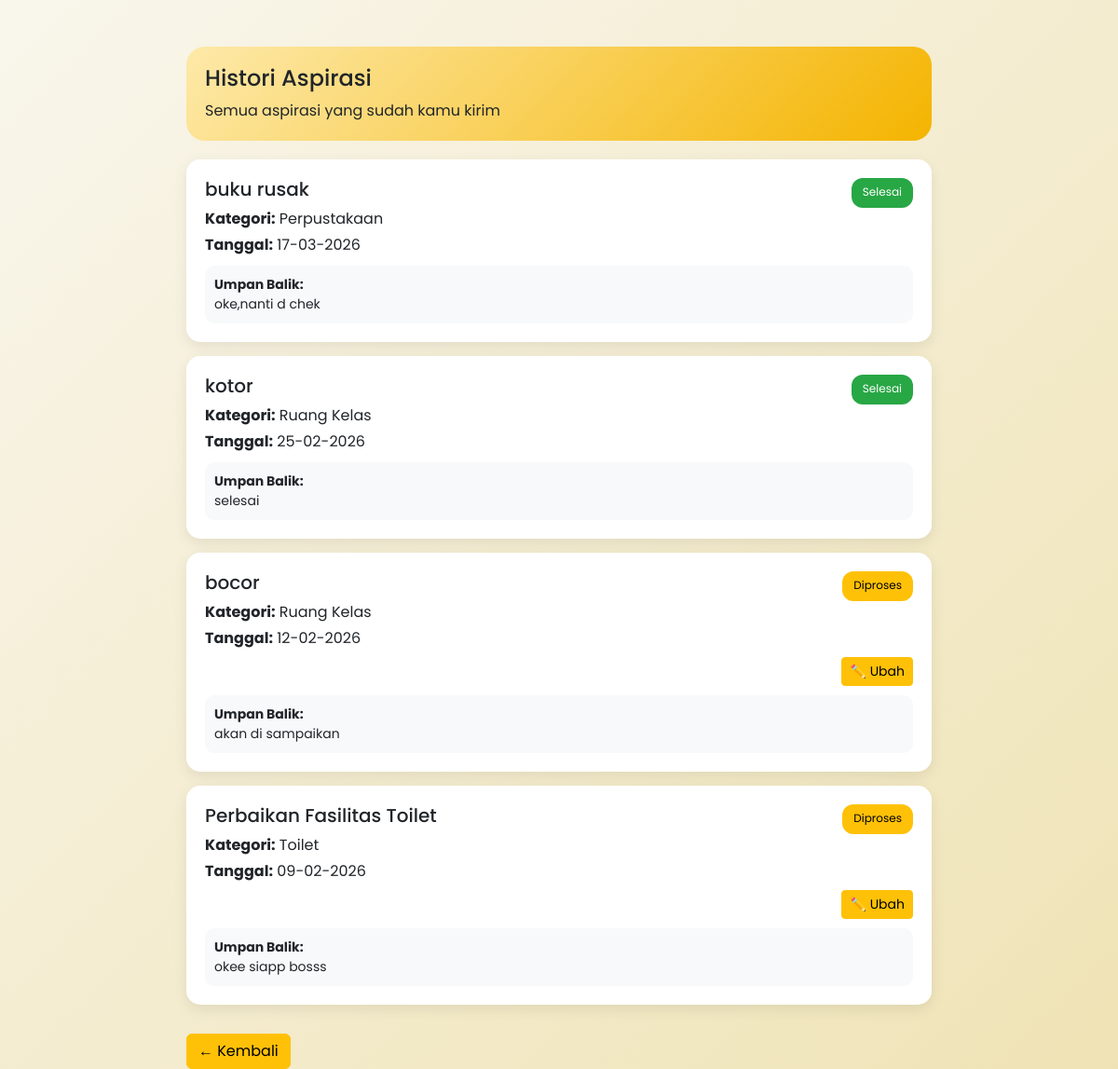
Page /Index.php?controller=SiswaController&action=histori (signed in) on the committed database.
### tables this page shows
CREATE TABLE `aspirasi` (
  `id_aspirasi` int(11) NOT NULL,
  `id_user` int(11) NOT NULL,
  `id_kategori` int(11) NOT NULL,
  `judul` varchar(150) NOT NULL,
  `isi` text NOT NULL,
  `tanggal` datetime DEFAULT current_timestamp(),
  `status` enum('baru','diproses','selesai') DEFAULT 'baru'
);

CREATE TABLE `kategori` (
  `id_kategori` int(11) NOT NULL,
  `nama_kategori` varchar(100) NOT NULL
);

CREATE TABLE `umpan_balik` (
  `id_feedback` int(11) NOT NULL,
  `id_aspirasi` int(11) NOT NULL,
  `pesan` text NOT NULL,
  `tanggal` datetime DEFAULT current_timestamp()
);

### app/controllers/SiswaController.php (called while the page is built, shortened)
<?php
require_once __DIR__ . '/../models/AspirasiModel.php';
class SiswaController {
    public function histori() {
    require_once 'app/models/AspirasiModel.php';
    $model = new AspirasiModel();
    $histori = $model->getHistoriSiswa($_SESSION['user']['id_user']);
    include 'app/views/siswa/HistoriAspirasi.php';
}
}

### Index.php (called while the page is built, shortened)
<?php
$action     = $_GET['action'] ?? 'index';
$obj = new $controller();
$obj->$action();

### app/models/Koneksi.php (called while the page is built, shortened)
<?php
class Koneksi {
    private $host = "localhost";
    private $user = "root";
    private $pass = "";
    private $db   = "pengaduan_sekolah_baru";
    public function __construct() {
        $this->conn = new mysqli(
            $this->host,
            $this->user,
            $this->pass,
            $this->db
        );
    }
}

### app/models/AspirasiModel.php (called while the page is built, shortened)
<?php
require_once __DIR__ . '/Koneksi.php';
class AspirasiModel extends Koneksi {
    public function getFeedback($id_aspirasi) {
        return $this->conn->query(
            "SELECT * FROM umpan_balik WHERE id_aspirasi = $id_aspirasi"
        )->fetch_assoc();
    }
    public function getHistoriSiswa($id_user) {
        $data = [];
        $query = "SELECT a.*, k.nama_kategori
                  FROM aspirasi a
                  JOIN kategori k ON a.id_kategori = k.id_kategori
                  WHERE a.id_user = $id_user
                  ORDER BY a.tanggal DESC";
        $result = $this->conn->query($query);
        while ($row = $result->fetch_assoc()) {
            $data[] = $row;
        }
        return $data;
    }
}

### app/views/siswa/HistoriAspirasi.php (the view, shortened to what this page needs)
<!DOCTYPE html>
<html lang="id">
<head>
    <link href="https://cdn.jsdelivr.net/npm/bootstrap@5.3.0/dist/css/bootstrap.min.css" rel="stylesheet">
</head>
<body>
<div class="container-box">
    <div class="header">
        <h4>Histori Aspirasi</h4>
        <p class="mb-0">Semua aspirasi yang sudah kamu kirim</p>
    </div>
    <?php foreach ($histori as $h): ?>
    <div class="card-item">
        <div class="d-flex justify-content-between">
            <h5><?= $h['judul']; ?></h5>
            <?php if ($h['status'] == 'diproses'): ?>
                <span class="badge-status proses">Diproses</span>
            <?php elseif ($h['status'] == 'selesai'): ?>
                <span class="badge-status selesai">Selesai</span>
            <?php else: ?>
                <span class="badge-status tolak">Ditolak</span>
            <?php endif; ?>
        </div>
        <p class="mb-1"><b>Kategori:</b> <?= $h['nama_kategori']; ?></p>
        <p class="mb-1"><b>Tanggal:</b> <?= date('d-m-Y', strtotime($h['tanggal'])); ?></p>
        <?php if ($h['status'] == 'diproses'): ?>
            <div class="text-end mt-2">
                <a href="Index.php?controller=SiswaController&action=edit&id=<?= $h['id_aspirasi']; ?>"
                   class="btn btn-sm btn-warning">
                   ✏️ Ubah
                </a>
            </div>
        <?php endif; ?>
        <?php
        $fb = (new AspirasiModel())->getFeedback($h['id_aspirasi']);
        if ($fb):
        ?>
            <div class="feedback">
                <b>Umpan Balik:</b><br>
                <?= $fb['pesan']; ?>
            </div>
        <?php endif; ?>
    </div>
    <?php endforeach; ?>
    <a href="Index.php?controller=SiswaController&action=dashboard" class="btn btn-warning mt-3">
        ← Kembali
    </a>
</div>
</body>
</html>

### app/views/siswa/HistoriAspirasi.php (style rules this page uses)
body { background: linear-gradient(135deg, #F9F6EC, #EFE3B5); font-family: 'Poppins', sans-serif; }
.container-box { max-width: 800px; margin: auto; margin-top: 50px; }
.header { background: linear-gradient(135deg, #FDE9A9, #F4B400); padding: 20px; border-radius: 20px; margin-bottom: 20px; }
.card-item { background: white; border-radius: 15px; padding: 20px; margin-bottom: 15px; box-shadow: 0 5px 15px rgba(0,0,0,0.08); transition: 0.3s; }
.badge-status { padding: 6px 12px; border-radius: 12px; font-size: 12px; color: black; }
.proses { background: #ffc107; }
.selesai { background: #28a745; color: white; }
.feedback { background: #f8f9fa; padding: 10px; border-radius: 10px; margin-top: 10px; font-size: 14px; }

### rows in the picture
aspirasi: judul "buku rusak", status "Selesai", id_kategori.nama_kategori "Perpustakaan", tanggal "17-03-2026", umpan_balik.pesan "oke,nanti d chek"
aspirasi: judul "kotor", status "Selesai", id_kategori.nama_kategori "Ruang Kelas", tanggal "25-02-2026", umpan_balik.pesan "selesai"
aspirasi: judul "bocor", status "Diproses", id_kategori.nama_kategori "Ruang Kelas", tanggal "12-02-2026", umpan_balik.pesan "akan di sampaikan"
aspirasi: judul "Perbaikan Fasilitas Toilet", status "Diproses", id_kategori.nama_kategori "Toilet", tanggal "09-02-2026", umpan_balik.pesan "okee siapp bosss"
